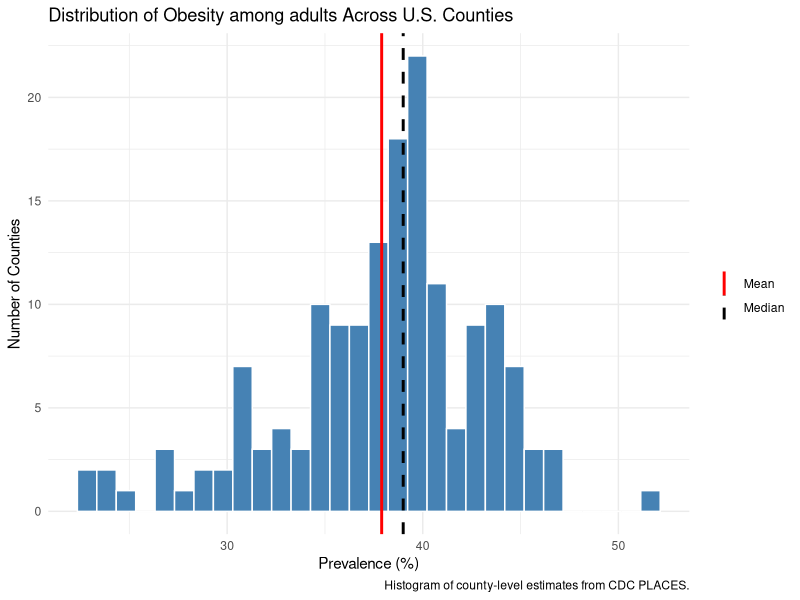
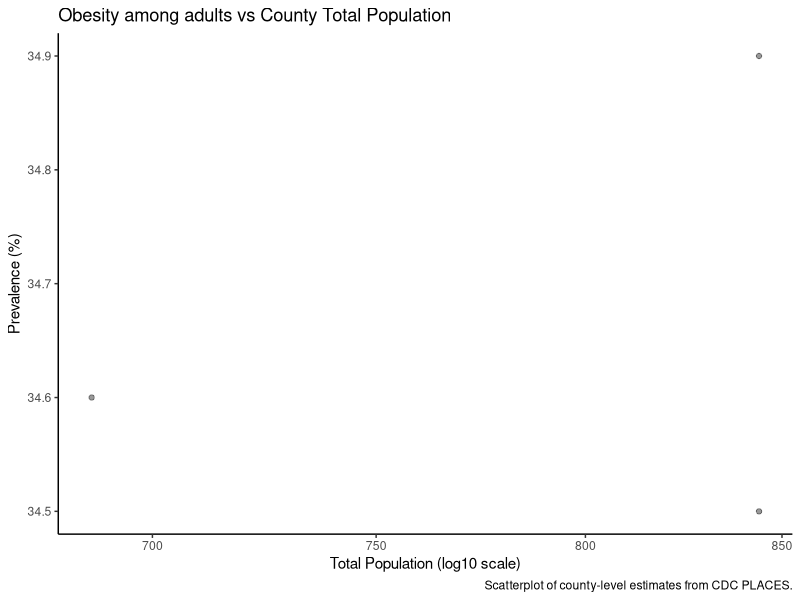
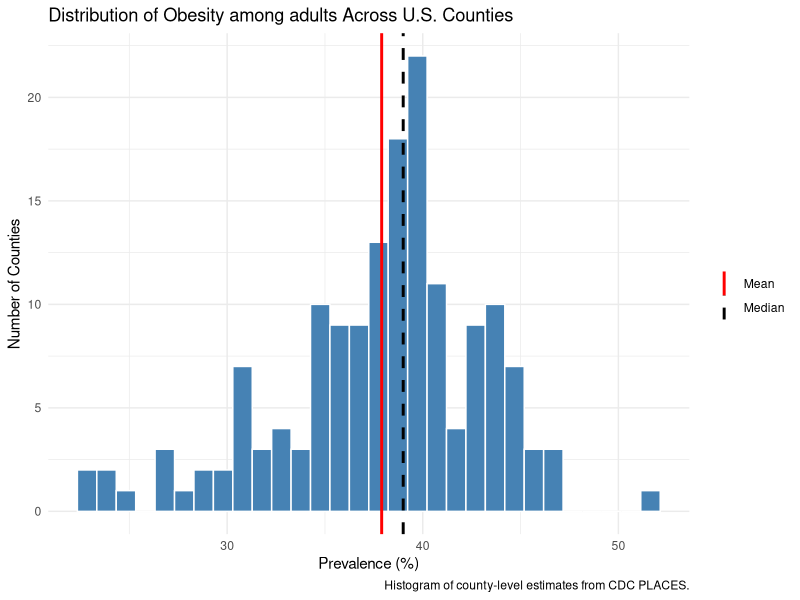
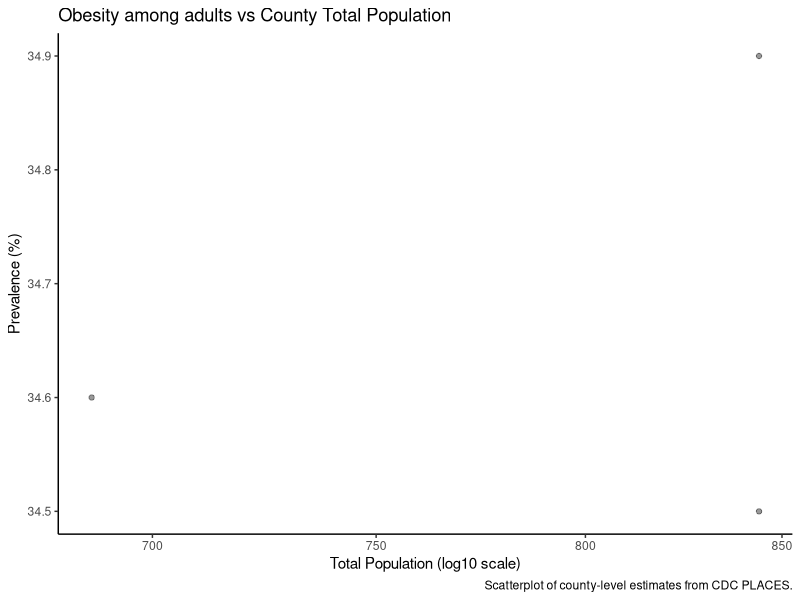

Here is the R script that generated these plots, in order:
# =====================
# CP02 - Data Exploration
# =====================

# Packages
library(ggplot2)

# =====================
# Load data (USE RELATIVE PATH)
# =====================
places_raw <- read.csv(
  "data/raw/PLACES_sample.csv",
  stringsAsFactors = FALSE
)

# Check structure
head(places_raw)

# =====================
# Data Cleaning
# =====================

to_num <- function(x) {
  x <- trimws(as.character(x))
  x[x %in% c("", "NA", "NaN", "NULL")] <- NA
  suppressWarnings(as.numeric(x))
}

places_raw$Data_Value <- to_num(places_raw$Data_Value)
places_raw$Low_Confidence_Limit <- to_num(places_raw$Low_Confidence_Limit)
places_raw$High_Confidence_Limit <- to_num(places_raw$High_Confidence_Limit)
places_raw$TotalPopulation <- to_num(places_raw$TotalPopulation)

# =====================
# Variable Overview Table
# =====================

variable_table <- data.frame(
  Variable = c("StateAbbr","LocationName","Measure","Data_Value","Data_Value_Unit",
               "Low_Confidence_Limit","High_Confidence_Limit","TotalPopulation"),
  Type = c("Categorical","Categorical","Categorical","Continuous","Categorical",
           "Continuous","Continuous","Continuous"),
  Class = c(class(places_raw$StateAbbr)[1], class(places_raw$LocationName)[1],
            class(places_raw$Measure)[1], class(places_raw$Data_Value)[1],
            class(places_raw$Data_Value_Unit)[1], class(places_raw$Low_Confidence_Limit)[1],
            class(places_raw$High_Confidence_Limit)[1], class(places_raw$TotalPopulation)[1]),
  row.names = NULL
)

print(variable_table)

# =====================
# Histogram - Obesity Distribution
# =====================

chosen_measure <- "Obesity among adults"

if (!chosen_measure %in% places_raw$Measure) {
  stop("chosen_measure not found. Check spelling.")
}

obesity_data <- places_raw[
  places_raw$Measure == chosen_measure & !is.na(places_raw$Data_Value),
]

unit_val <- unique(obesity_data$Data_Value_Unit[!is.na(obesity_data$Data_Value_Unit)])[1]
if (is.na(unit_val)) unit_val <- ""

mean_val <- mean(obesity_data$Data_Value)
median_val <- median(obesity_data$Data_Value)

ggplot(obesity_data, aes(x = Data_Value)) +
  geom_histogram(bins = 30, fill = "steelblue", color = "white") +
  geom_vline(aes(xintercept = mean_val, color = "Mean"), linewidth = 1) +
  geom_vline(aes(xintercept = median_val, color = "Median"), linewidth = 1, linetype = "dashed") +
  scale_color_manual(values = c("Mean" = "red", "Median" = "black")) +
  labs(
    title = paste("Distribution of", chosen_measure, "Across U.S. Counties"),
    x = paste0("Prevalence (", unit_val, ")"),
    y = "Number of Counties",
    color = "",
    caption = "Histogram of county-level estimates from CDC PLACES."
  ) +
  theme_minimal()

ggsave("output/figures/cp02_histogram.png", width = 6, height = 4)

# =====================
# Scatterplot - Obesity vs Population
# =====================

scatter_data <- obesity_data[
  !is.na(obesity_data$TotalPopulation) &
  !is.na(obesity_data$Data_Value),
]

ggplot(scatter_data, aes(x = TotalPopulation, y = Data_Value)) +
  geom_point(alpha = 0.4) +
  scale_x_log10() +
  labs(
    title = paste(chosen_measure, "vs County Total Population"),
    x = "Total Population (log10 scale)",
    y = paste0("Prevalence (", unit_val, ")"),
    caption = "Scatterplot of county-level estimates from CDC PLACES."
  ) +
  theme_classic()

ggsave("output/figures/cp02_scatterplot.png", width = 6, height = 4)
